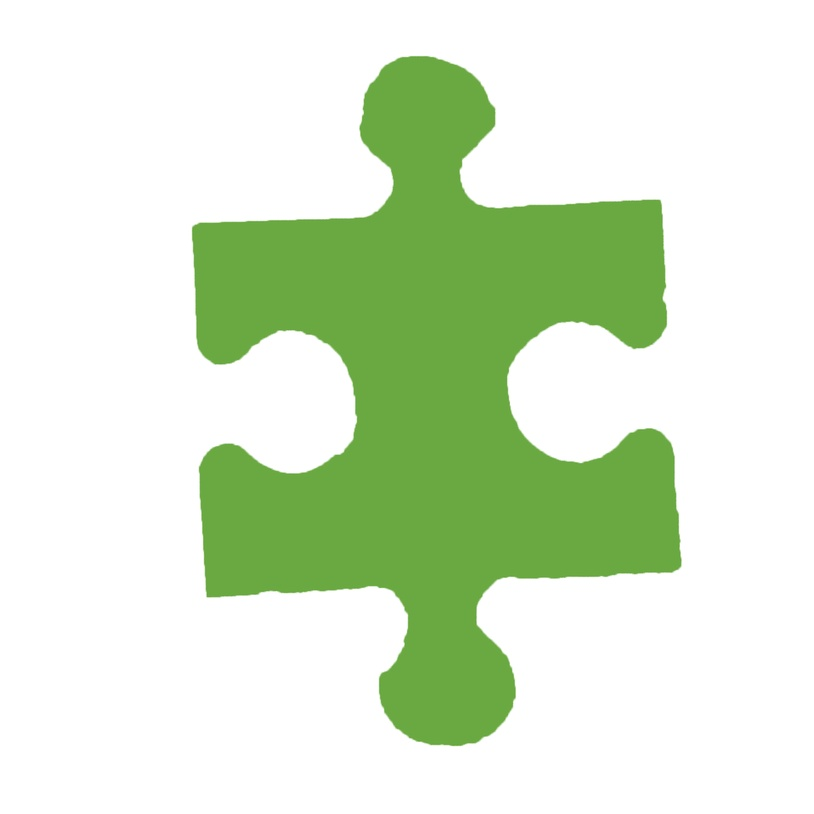
#> input picture re/1.jpg, 814 x 814 px, shrunk from 1916 x 1916 before the run
$ python 'EnBüyükKontur.py'   (older library calls are emulated)
#> lines starting #> are read from the running program, lines starting #| are printed output that depends on the picture; after the words box and inside, x2 and y2 are one past the last pixel; in counts of white or black regions, pixels touching at a corner belong together
import cv2
import numpy as np

resimler = ['re/1.jpg', 're/2.jpg', 're/3.jpg', 're/4.jpg', 're/5.jpg', 're/6.jpg', 're/7.jpg', 're/8.jpg', 're/9.jpg',
            're/10.jpg', 're/11.jpg', 're/12.jpg', 're/13.jpg', 're/14.jpg', 're/15.jpg', 're/16.jpg', 're/17.jpg',
            're/18.jpg', 're/19.jpg', 're/20.jpg', 're/21.jpg']
for k in range(0, len(resimler)):
    resim = cv2.imread(resimler[k])
#> resim is the input picture: shape (814, 814, 3); mean B, G, R 205.5, 232.5, 216.1
    resimHsvRenkKodu = cv2.cvtColor(resim, cv2.COLOR_BGR2HSV)
#> resimHsvRenkKodu: shape (814, 814, 3); mean H, S, V 15.2, 40.8, 232.6
    enDusukRenk = np.array([10, 10, 10], np.uint8)
    enBuyukRenk = np.array([255, 255, 255], np.uint8)
    renkAraligi = cv2.inRange(resimHsvRenkKodu, enDusukRenk, enBuyukRenk)
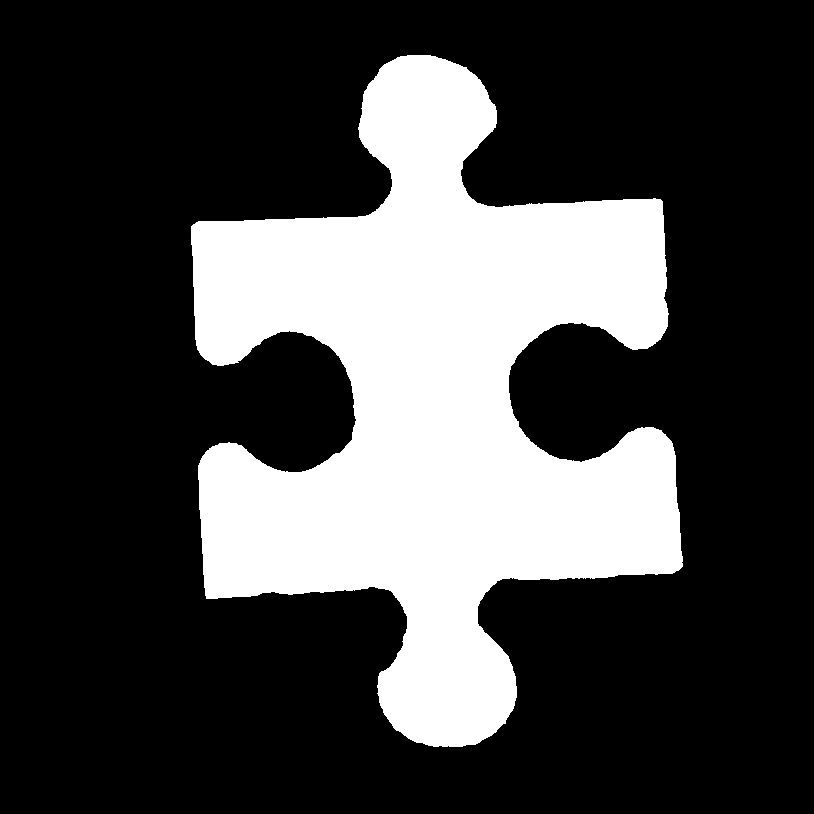
#> renkAraligi: shape (814, 814); 26.7% white; 1 white region
    areaArray = []
    im2, contours, hierarchy = cv2.findContours(renkAraligi, 1, 1)
#> contours = 1 contour; box (x1, y1, x2, y2) and area: (191, 55, 683, 747) 175444
    for i, c in enumerate(contours):
        area = cv2.contourArea(c)
        areaArray.append(area)
#> this loop made 1 pass
#> area on pass 1: 175444.5
#> after the loop, areaArray = [175444.5]
    sorteddata = sorted(zip(areaArray, contours), key=lambda x: x[0], reverse=True)  # first sort the array by area
#> sorteddata = 1 item
    enBuyukKontur = sorteddata[0][1]  # find the nth largest contour [n-1][1], in this case 2
#> enBuyukKontur = contour of 2819 points, box (x1, y1, x2, y2) (191, 55, 683, 747), area 175444
    np.set_printoptions(threshold=np.inf, linewidth=np.inf)  # turn off summarization, line-wrapping
    x, y, w, h = cv2.boundingRect(enBuyukKontur)  # draw it
#> x = 191; y = 55; w = 492; h = 692
    print(x, y, w, h)
#| 191 55 492 692
    yeniresim = resim[y:(y + h), x:(x + w)]
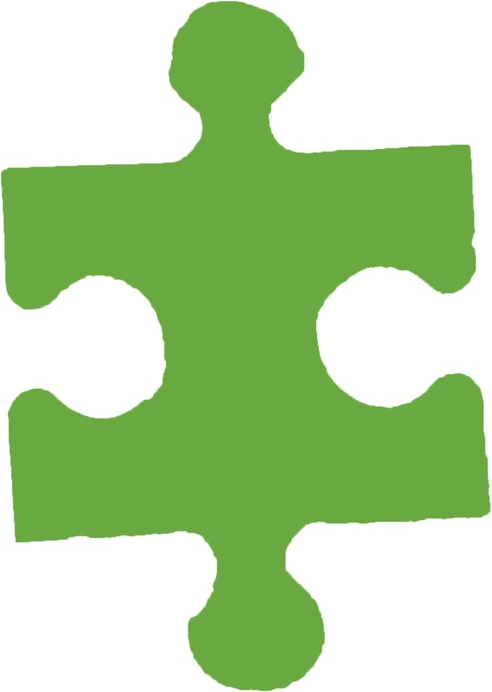
#> yeniresim: shape (692, 492, 3); mean B, G, R 158.6, 211.3, 179.4

    resimHsvRenkKodu = cv2.cvtColor(yeniresim, cv2.COLOR_BGR2HSV)
#> resimHsvRenkKodu: shape (692, 492, 3); mean H, S, V 29.2, 79.4, 211.3
    enDusukRenk = np.array([10, 10, 10], np.uint8)
    enBuyukRenk = np.array([255, 255, 255], np.uint8)
    renkAraligi = cv2.inRange(resimHsvRenkKodu, enDusukRenk, enBuyukRenk)
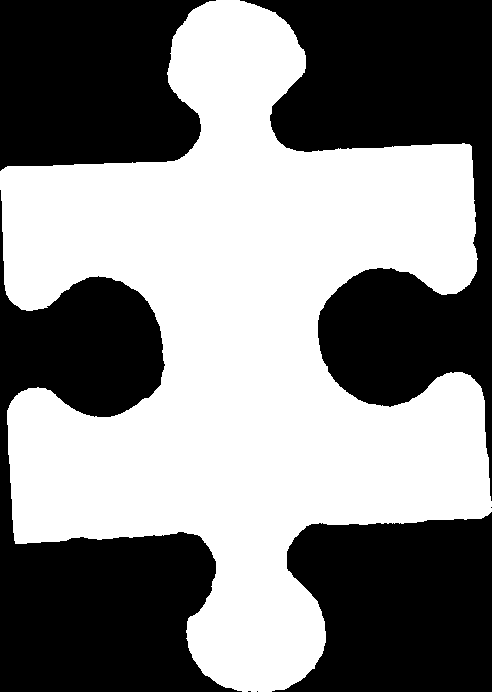
#> renkAraligi: shape (692, 492); 51.9% white; 7 black regions (3 under 20 px)
    areaArray = []
    im2, contours, hierarchy = cv2.findContours(renkAraligi, 1, 1)
#> contours = 1 contour; box (x1, y1, x2, y2) and area: (0, 0, 492, 692) 175444
    for i, c in enumerate(contours):
        area = cv2.contourArea(c)
        areaArray.append(area)
    sorteddata = sorted(zip(areaArray, contours), key=lambda x: x[0], reverse=True)  # first sort the array by area
    enBuyukKontur = sorteddata[0][1]  # find the nth largest contour [n-1][1], in this case 2
#> enBuyukKontur = contour of 2819 points, box (x1, y1, x2, y2) (0, 0, 492, 692), area 175444
    np.set_printoptions(threshold=np.inf, linewidth=np.inf)  # turn off summarization, line-wrapping
    with open('kodlar/' + str(k + 1) + '.txt', 'w') as f:
        f.write(np.array2string(enBuyukKontur, separator=','))
    x, y, w, h = cv2.boundingRect(enBuyukKontur)  # draw it
#> x = 0; y = 0
    cv2.drawContours(yeniresim, enBuyukKontur, -1, (0, 0, 255), 6)  # cv2.rectangle(im, (x,y),(x+w,y+h),(0,255,0),6)
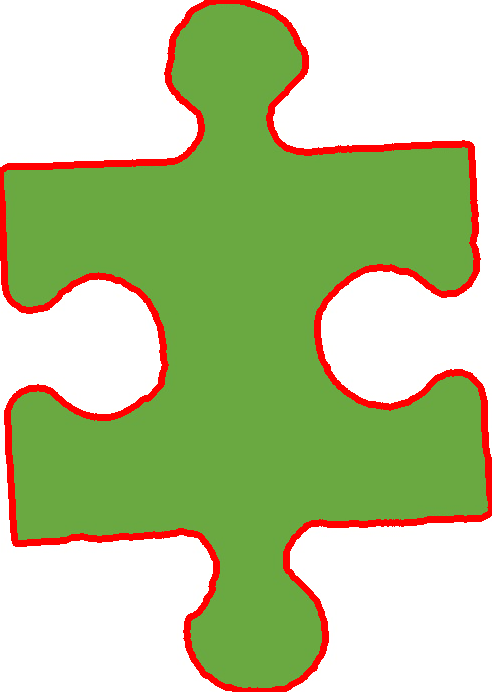
#> yeniresim: shape (692, 492, 3); 5.84% of pixels changed, all inside (x1, y1, x2, y2) = (0, 0, 492, 692)
    cv2.imwrite('resimler/' + str(k + 1) + '.jpg', yeniresim)
    print(str(k + 1) + ' :Tamam')
#> pass 2 of the loop `for k in range(0, len(resimler)):`:
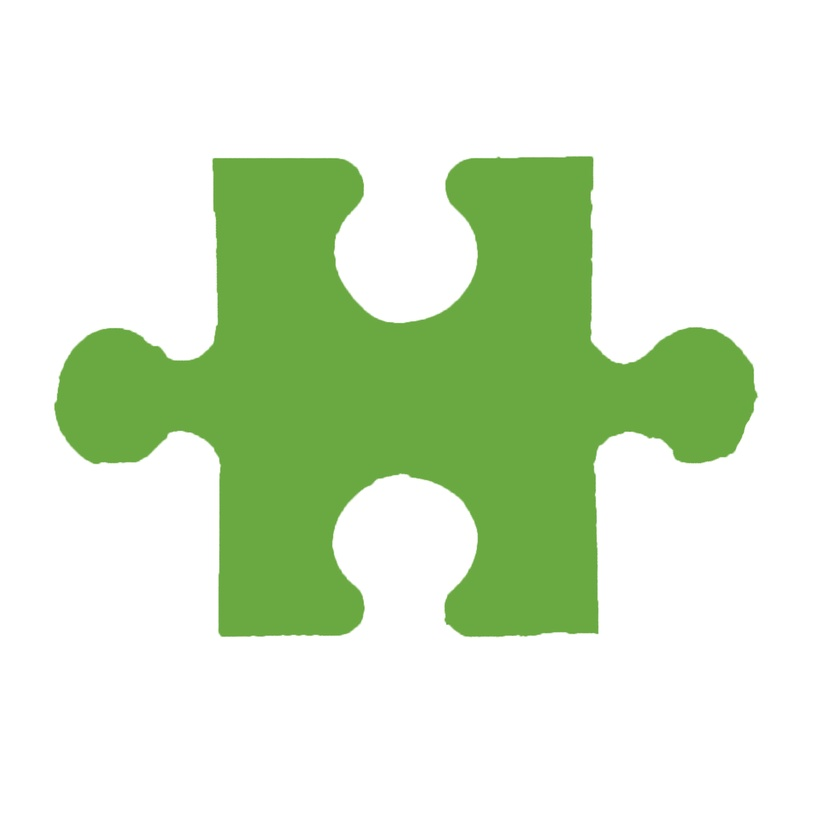
#> input picture re/2.jpg, 816 x 816 px, shrunk from 1920 x 1920 before the run
#> resim is the input picture: shape (816, 816, 3); mean B, G, R 204.4, 232.1, 215.3
#> `renkAraligi = cv2.inRange(resimHsvRenkKodu, enDusukRenk, enBuyukRenk)`:
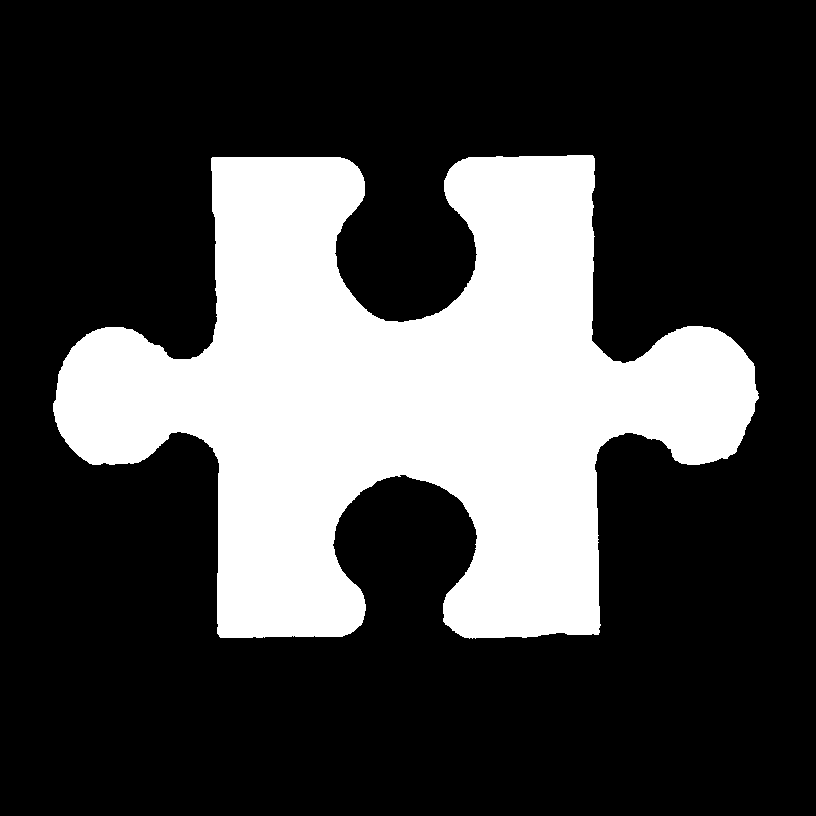
#> renkAraligi: shape (816, 816); 27.2% white; 1 white region
#> `im2, contours, hierarchy = cv2.findContours(renkAraligi, 1, 1)`: contours = 1 contour; box (x1, y1, x2, y2) and area: (53, 155, 759, 639) 179946
#> the loop `for i, c in enumerate(contours):` made 1 pass
#> area on pass 1: 179946.5
#> after the loop `for i, c in enumerate(contours):`: areaArray = [179946.5]
#> `enBuyukKontur = sorteddata[0][1]`: enBuyukKontur = contour of 2875 points, box (x1, y1, x2, y2) (53, 155, 759, 639), area 179946
#> `x, y, w, h = cv2.boundingRect(enBuyukKontur)`: x = 53; y = 155; w = 706; h = 484
#| 53 155 706 484
#> `im2, contours, hierarchy = cv2.findContours(renkAraligi, 1, 1)`: contours = 1 contour; box (x1, y1, x2, y2) and area: (0, 0, 706, 484) 179946
#> `enBuyukKontur = sorteddata[0][1]`: enBuyukKontur = contour of 2875 points, box (x1, y1, x2, y2) (0, 0, 706, 484), area 179946
#> `x, y, w, h = cv2.boundingRect(enBuyukKontur)`: x = 0
#> `cv2.drawContours(yeniresim, enBuyukKontur, -1, (0, 0, 255), 6)`:
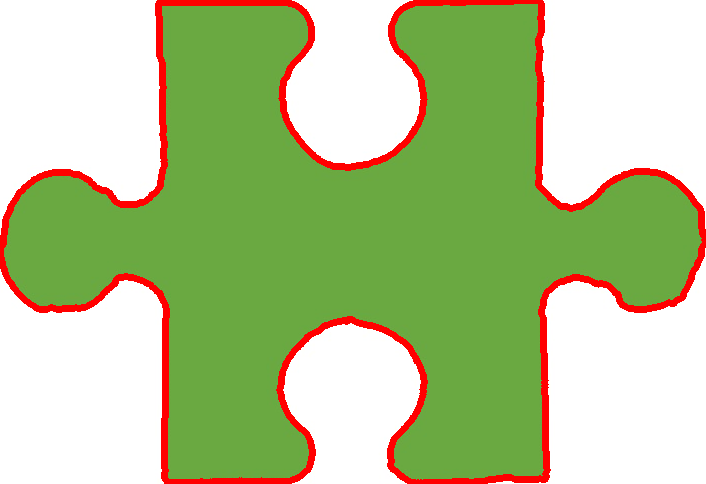
#> yeniresim: shape (484, 706, 3); mean B, G, R 145.8, 197.4, 181
#> pass 3 of the loop `for k in range(0, len(resimler)):`:
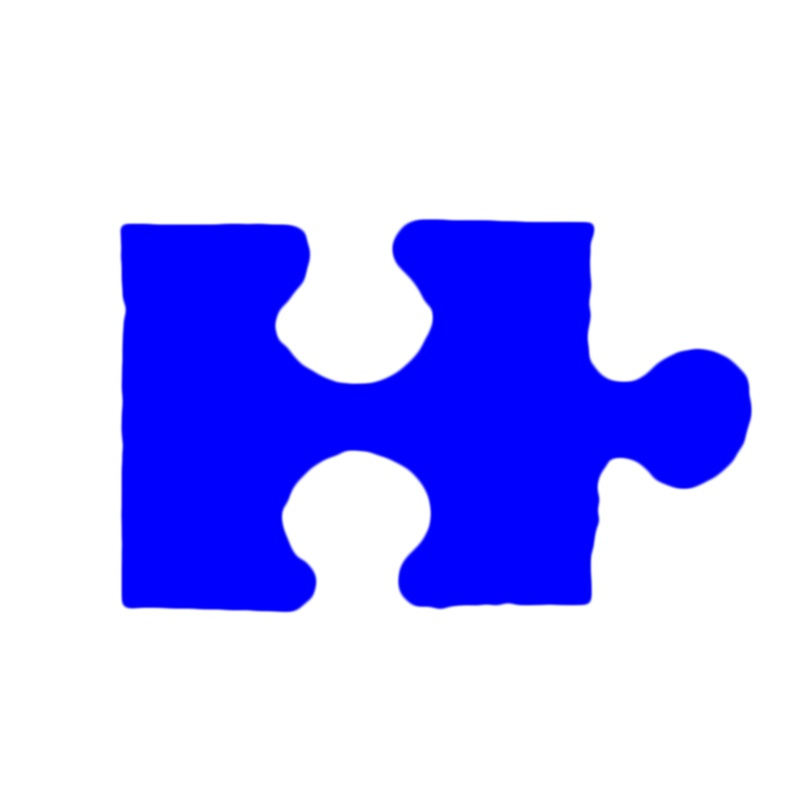
#> input picture re/3.jpg, 806 x 806 px, shrunk from 1896 x 1896 before the run
#> resim is the input picture: shape (806, 806, 3); mean B, G, R 254.5, 191.4, 191.4
#> `renkAraligi = cv2.inRange(resimHsvRenkKodu, enDusukRenk, enBuyukRenk)`:
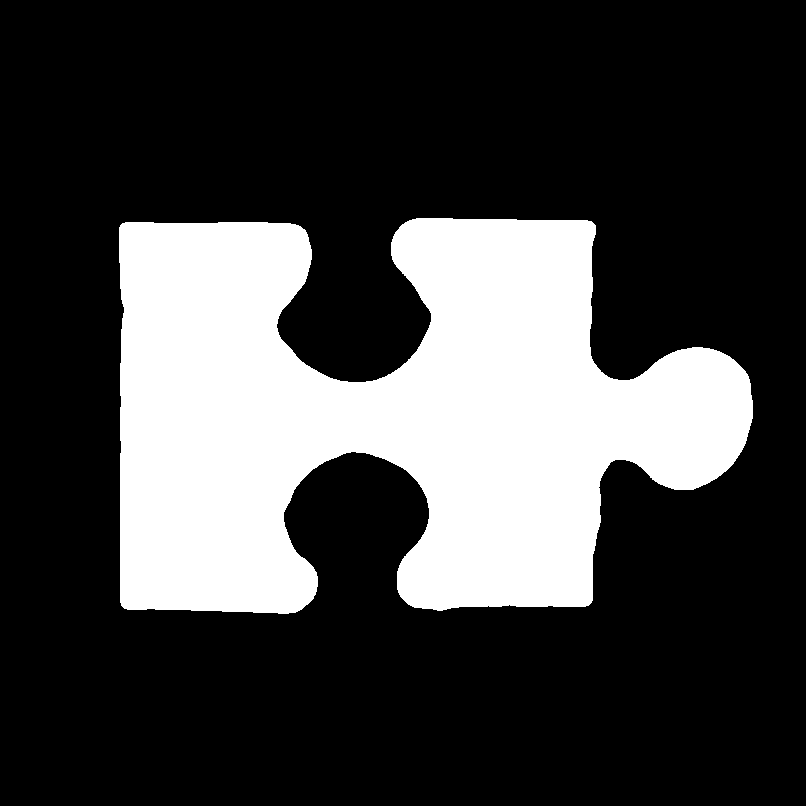
#> renkAraligi: shape (806, 806); 25.8% white; 1 white region
#> `im2, contours, hierarchy = cv2.findContours(renkAraligi, 1, 1)`: contours = 1 contour; box (x1, y1, x2, y2) and area: (119, 218, 753, 614) 166031
#> the loop `for i, c in enumerate(contours):` made 1 pass
#> area on pass 1: 166031
#> after the loop `for i, c in enumerate(contours):`: areaArray = [166031]
#> `enBuyukKontur = sorteddata[0][1]`: enBuyukKontur = contour of 2518 points, box (x1, y1, x2, y2) (119, 218, 753, 614), area 166031
#> `x, y, w, h = cv2.boundingRect(enBuyukKontur)`: x = 119; y = 218; w = 634; h = 396
#| 119 218 634 396
#> `im2, contours, hierarchy = cv2.findContours(renkAraligi, 1, 1)`: contours = 1 contour; box (x1, y1, x2, y2) and area: (0, 0, 634, 396) 166031
#> `enBuyukKontur = sorteddata[0][1]`: enBuyukKontur = contour of 2518 points, box (x1, y1, x2, y2) (0, 0, 634, 396), area 166031
#> `x, y, w, h = cv2.boundingRect(enBuyukKontur)`: x = 0
#> `cv2.drawContours(yeniresim, enBuyukKontur, -1, (0, 0, 255), 6)`:
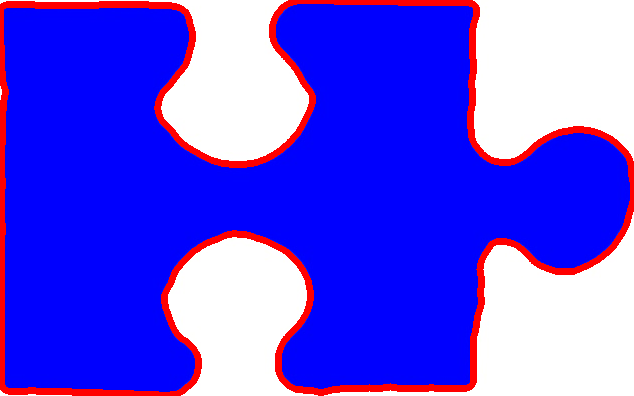
#> yeniresim: shape (396, 634, 3); mean B, G, R 237, 78.5, 95.6
#> (the run stopped early here; a loop or call above may not have finished)
